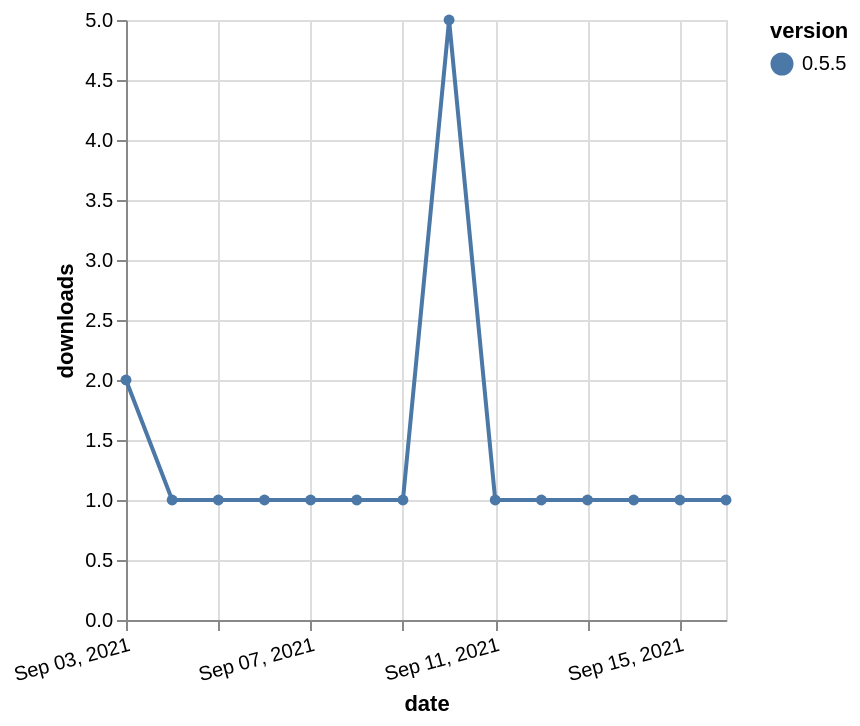

The Vega-Lite source for this figure:
### Vega-Lite specification from a JSON file in a GitHub repository (floating-point values rounded to 4 significant figures)
{"$schema": "https://vega.github.io/schema/vega-lite/v5.json", "description": "A simple bar chart with embedded data.", "data": {"values": [{"date": "2021-09-03", "total": 129, "delta": 2, "version": "0.5.5"}, {"date": "2021-09-04", "total": 130, "delta": 1, "version": "0.5.5"}, {"date": "2021-09-05", "total": 131, "delta": 1, "version": "0.5.5"}, {"date": "2021-09-06", "total": 132, "delta": 1, "version": "0.5.5"}, {"date": "2021-09-07", "total": 133, "delta": 1, "version": "0.5.5"}, {"date": "2021-09-08", "total": 134, "delta": 1, "version": "0.5.5"}, {"date": "2021-09-09", "total": 135, "delta": 1, "version": "0.5.5"}, {"date": "2021-09-10", "total": 140, "delta": 5, "version": "0.5.5"}, {"date": "2021-09-11", "total": 141, "delta": 1, "version": "0.5.5"}, {"date": "2021-09-12", "total": 142, "delta": 1, "version": "0.5.5"}, {"date": "2021-09-13", "total": 143, "delta": 1, "version": "0.5.5"}, {"date": "2021-09-14", "total": 144, "delta": 1, "version": "0.5.5"}, {"date": "2021-09-15", "total": 145, "delta": 1, "version": "0.5.5"}, {"date": "2021-09-16", "total": 146, "delta": 1, "version": "0.5.5"}]}, "width": "container", "mark": {"type": "line", "point": {"filled": true}}, "encoding": {"x": {"field": "date", "type": "temporal", "timeUnit": "yearmonthdate", "title": "date", "axis": {"labelAngle": -15}}, "y": {"field": "delta", "type": "quantitative", "title": "downloads"}, "color": {"field": "version", "type": "nominal"}, "tooltip": {"field": "delta"}}}
